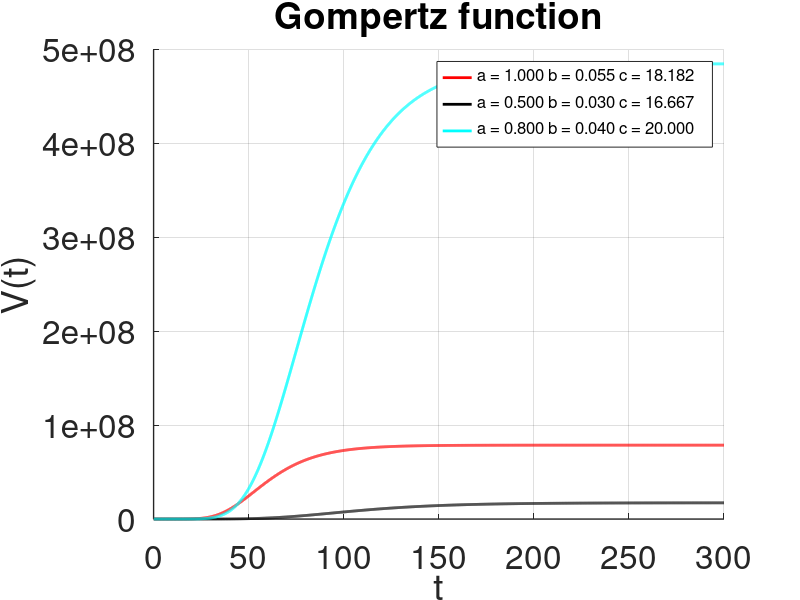

Write MATLAB code to recreate this figure.
clear all; clf;

% gompertz function %
function f_gomp = gompertz(m, x)
  % input m: a vector i.e. 3-tuple  of v0, a, b           %
  % input x:  represents time t steps                     %
  % define locals to conform with the given function      %
  % not really necessary but gives better visual display  % 
  c  = m(2)/m(3);    %  c=m(2)/m(3) is a/b in the original equation
  v0 = m(1)          %  v0=1 given 
  b  = m(3)          %  m(3) is b in the original equation 
	f_gomp =  v0*exp(c*(1-exp(-b*x))) 
end;

clear;

% declare a 3x3 vector to used as input row by row %
% i.e there will be two graphs one for each row    %
% each row  contains v0, a and b parameters        %
params = [1 1 0.055; 1 0.5 0.03; 1 0.8 0.04];

% declare a cell of 1x3 strings to be used as legend initial value  %
lgnd = {"", "", ""}

% loop through the rows of params vector and calculate function values %
for i = 1:3 % we have 3 input vectors     
    for j = 1:3000 % time values from 0.1..300 with step 0.1 
        % a trick to provide time in steps instead of providing time with a vector
        % obviously t(1,:)= t(2,:) = t vector with values 0.1..300 step 0.1
        t(i,j) = j/10; 
        funcg (i,j) = gompertz(params(i,:), t(i,j));
    end
    % create also a legend for each graph
    lgnd{i} = sprintf("a = %1.3f b = %1.3f c = %2.3f\n",  params(i, 2), params(i, 3), params(i, 2)/params(i, 3))
end
 
%Toggle - set the "hold" state of the plotting engine
hold on

% plot the graphs
plot(t(1,:), funcg(1,:),' r', 'linewidth', 2, t(2,:), funcg(2,:),' k', 'linewidth', 2, t(3,:), funcg(3,:),' c', 'linewidth', 2)

% display specifics %
xlabel('t')
ylabel('V(t)')

% set grid on
grid on                                   

% additional display properties
set(gca, 'fontsize', 24, 'linewidth', 1)  
title('Gompertz function')
% add a legend
legend (lgnd{1}, lgnd{2}, lgnd{3}, "location", "northeast");                
set (legend, "fontsize", 12);

% release hold
hold off
